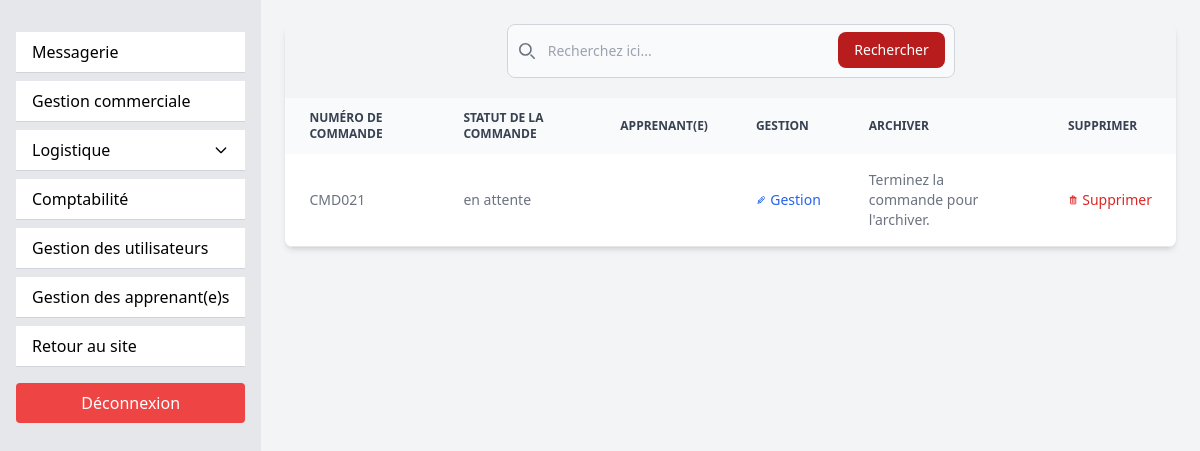
The app's page /back_office/orders.php (signed in) with its own data.
### tables this page shows
CREATE TABLE `orders` (
  `id` int NOT NULL,
  `order_id` int NOT NULL,
  `user_id` int NOT NULL,
  `user_firstname` varchar(255) NOT NULL,
  `user_name` varchar(255) NOT NULL,
  `user_adress` varchar(255) NOT NULL,
  `email` varchar(255) NOT NULL,
  `phone_number` int NOT NULL,
  `date_order` varchar(255) NOT NULL,
  `product_name` varchar(255) NOT NULL,
  `product_id` int NOT NULL,
  `product_price` int NOT NULL,
  `quantity` int NOT NULL,
  `total_price` int NOT NULL,
  `livraison` varchar(255) NOT NULL,
  `statut` varchar(255) NOT NULL DEFAULT 'en attente',
  `nom_admin` varchar(255) DEFAULT NULL
);

### src/back_office/orders.php (the view, shortened to what this page needs)
<?php
  require_once("../connect.php");
  $sql= "SELECT * FROM orders";
  $query = $db->prepare($sql);
  $query->execute();
  $orders= $query->fetchAll(PDO::FETCH_ASSOC);
 include('navback.php');
?>
<!DOCTYPE html>
<html lang="fr">
<head>
    <link rel="stylesheet" href="../styles/output.css">
    <link rel="stylesheet" href="../styles/reset.css">
</head>
<body class="flex min-h-screen bg-gray-100">
  <div class="flex-1 p-6">
    <div class="relative overflow-x-auto shadow-md sm:rounded-lg">
      <form class="max-w-md mx-auto mb-5">
        <div class="relative">
          <div class="absolute inset-y-0 start-0 flex items-center ps-3 pointer-events-none">
          </div>
          <input type="search" id="default-search" class="block w-full p-4 ps-10 text-sm text-gray-900 border border-gray-300 rounded-lg bg-gray-50 focus:ring-red-500 focus:border-red-500" placeholder="Recherchez ici..." required />
          <button type="submit" class="text-white absolute end-2.5 bottom-2.5 bg-red-700 hover:bg-red-600 focus:ring-4 focus:outline-none focus:ring-red-300 font-medium rounded-lg text-sm px-4 py-2">Rechercher</button>
        </div>
      </form>
      <form action="deleteOrders.php" method="post">
        <table class="w-full text-sm text-left text-gray-500">
          <thead class="text-xs text-gray-700 uppercase bg-gray-50">
            <tr>
              <th scope="col" class="px-6 py-3">Numéro de commande</th>
              <th scope="col" class="px-6 py-3">Statut de la commande</th>
              <th scope="col" class="px-6 py-3">Apprenant(e)</th>
              <th scope="col" class="px-6 py-3">Gestion</th>
              <th scope="col" class="px-6 py-3">Archiver</th>
              <th scope="col" class="px-6 py-3">Supprimer</th>
            </tr>
          </thead>
          <tbody>
          <?php
               $displayedOrderIds = [];
               foreach($orders as $order) {
                 $orderId = $order["order_id"];
                 $displayOrderId = 'CMD0' . $orderId;
                 if (!in_array($orderId, $displayedOrderIds)) {
                   $displayedOrderIds[] = $orderId;
                   ?>
            <tr class="bg-white border-b hover:bg-gray-50">
              <td class="px-6 py-4"><?=$displayOrderId?></td>
              <td class="px-6 py-4"><?=$order["statut"]?></td>
              <td class="px-6 py-4"><?=$order["nom_admin"]?></td>
              <td class="px-6 py-4">
                <a href="edit_order.php?id=<?=$order["order_id"]?>" class="font-medium text-blue-600 hover:underline flex items-center space-x-1">
                  <span>Gestion</span>
                </a>
              </td>
              <?php
              if($order["statut"] === "terminée"){
              ?>
              <td class="px-6 py-4">
                <a href="transferOrder.php?id=<?=$order["order_id"]?>" class="font-medium text-green-600 hover:underline flex items-center space-x-1">
                  <svg class="w-6 h-6 text-green-600" aria-hidden="true" xmlns="http://www.w3.org/2000/svg" width="24" height="24" fill="none" viewBox="0 0 24 24">
                    <path stroke="currentColor" stroke-linecap="round" stroke-linejoin="round" stroke-width="2" d="M15 4h3a1 1 0 0 1 1 1v15a1 1 0 0 1-1 1H6a1 1 0 0 1-1-1V5a1 1 0 0 1 1-1h3m0 3h6m-6 7 2 2 4-4m-5-9v4h4V3h-4Z"/>
                  </svg>
                  <span>Archiver</span>
                </a>
              </td>
              <?php
              }else{ ?>
                <td class="px-6 py-4">
                 <class="font-medium text-green-600 hover:underline flex items-center space-x-1">
                    <path stroke="currentColor" stroke-linecap="round" stroke-linejoin="round" stroke-width="2" d="M15 4h3a1 1 0 0 1 1 1v15a1 1 0 0 1-1 1H6a1 1 0 0 1-1-1V5a1 1 0 0 1 1-1h3m0 3h6m-6 7 2 2 4-4m-5-9v4h4V3h-4Z"/>
                  <span>Terminez la commande pour l'archiver.</span>
              </td>
              <?php
              }
              ?>
              <td class="px-6 py-4">
                <a href="deleteOrder.php" class="font-medium text-red-600 hover:underline flex items-center space-x-1">
                  <span>Supprimer</span>
                </a>
              </td>
            </tr>
            <?php
            }}
            ?>
          </tbody>
        </table>
      </form>
    </div>
  </div>
</body>
</html>

### records on screen
orders: order "CMD021", statut "en attente", shows "Terminez la commande pour l'archiver."
